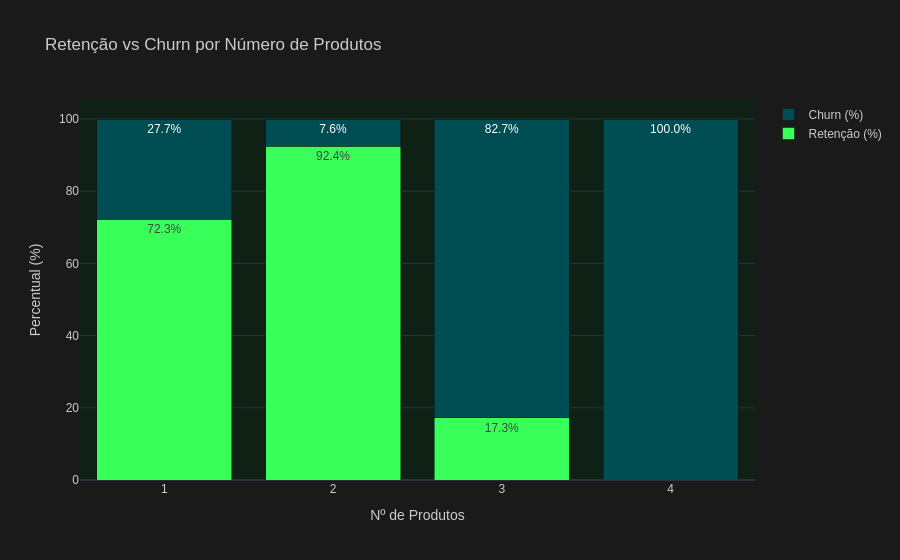

The notebook cell this image was saved under:
### Code cell
# Gráfico — taxa de churn e retenção por número de produtos
fig_produtos: go.Figure = go.Figure()

fig_produtos.add_trace(go.Bar(
    x=df_churn_produtos['num_of_products'].astype(str),
    y=df_churn_produtos['taxa_retencao_pct'],
    name='Retenção (%)',
    marker_color='#39FF5A',
    text=df_churn_produtos['taxa_retencao_pct'].apply(lambda x: f'{x:.1f}%'),
    textposition='inside',
))

fig_produtos.add_trace(go.Bar(
    x=df_churn_produtos['num_of_products'].astype(str),
    y=df_churn_produtos['taxa_churn_pct'],
    name='Churn (%)',
    marker_color='#004D54',
    text=df_churn_produtos['taxa_churn_pct'].apply(lambda x: f'{x:.1f}%'),
    textposition='inside',
))

fig_produtos.update_layout(
    **LAYOUT_PADRAO,
    title='Retenção vs Churn por Número de Produtos',
    xaxis_title='Nº de Produtos',
    yaxis_title='Percentual (%)',
    barmode='stack',
)
fig_produtos.show()

### Figure 1 — Plotly figure (JSON) as saved in the notebook; plotly's stock layout.template omitted (floating-point values rounded to 4 significant figures)
{"data": [{"marker": {"color": "#39FF5A"}, "name": "Retenção (%)", "text": ["72.3%", "92.4%", "17.3%", "0.0%"], "textposition": "inside", "type": "bar", "x": ["1", "2", "3", "4"], "y": [72.29, 92.42, 17.29, 0.0]}, {"marker": {"color": "#004D54"}, "name": "Churn (%)", "text": ["27.7%", "7.6%", "82.7%", "100.0%"], "textposition": "inside", "type": "bar", "x": ["1", "2", "3", "4"], "y": [27.71, 7.58, 82.71, 100.0]}], "layout": {"barmode": "stack", "font": {"color": "#CCCCCC", "family": "Arial", "size": 12}, "paper_bgcolor": "#1A1A1A", "plot_bgcolor": "#0F2015", "title": {"text": "Retenção vs Churn por Número de Produtos"}, "xaxis": {"title": {"text": "Nº de Produtos"}}, "yaxis": {"title": {"text": "Percentual (%)"}}}}
